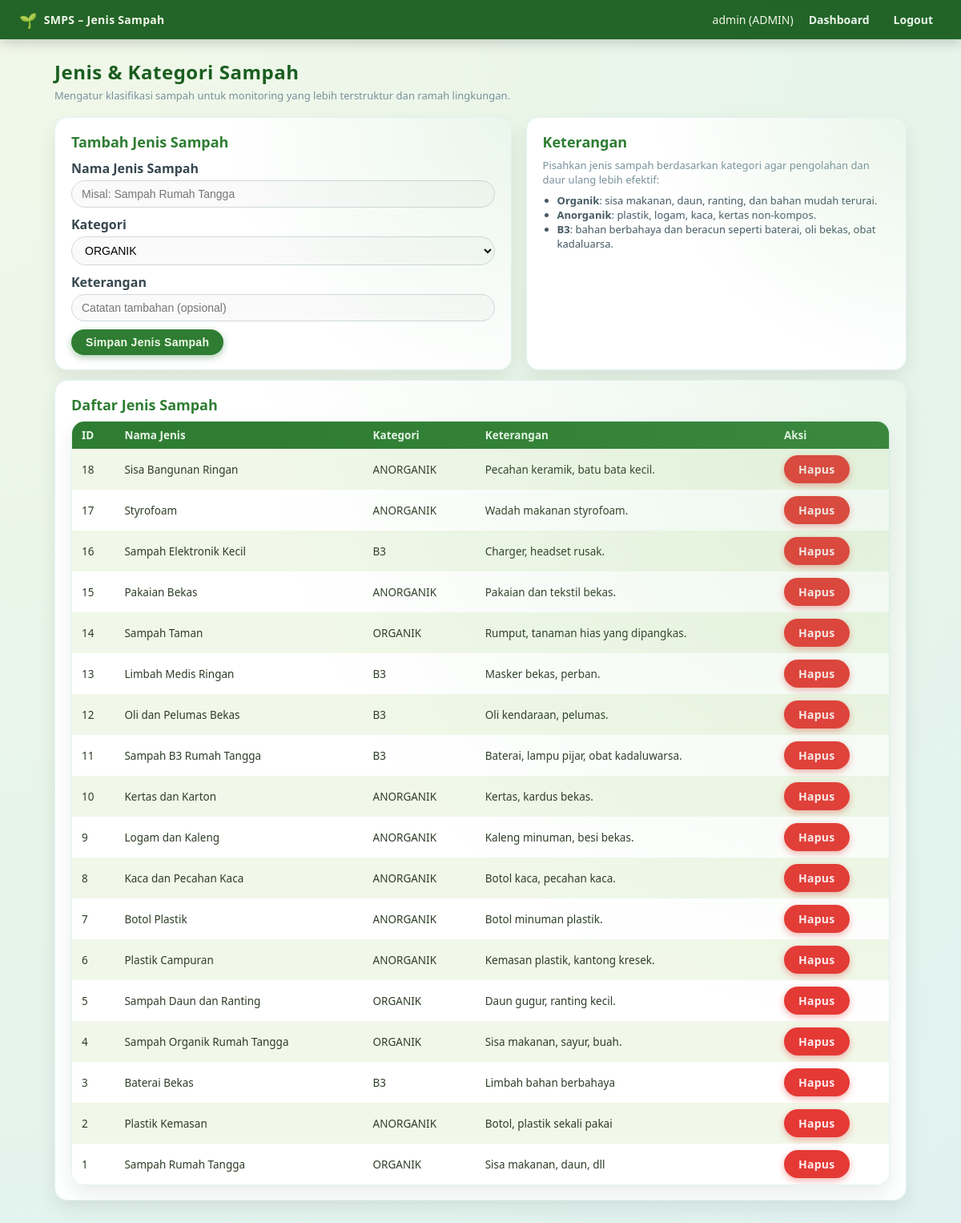
Screenshot of /jenis_sampah.php (signed in) with the database file from the repository.
### tables this page shows
CREATE TABLE `jenis_sampah` (
  `id_jenis` int NOT NULL,
  `nama_jenis` varchar(50) NOT NULL,
  `kategori` enum('ORGANIK','ANORGANIK','B3') NOT NULL,
  `keterangan` varchar(255) DEFAULT NULL
);

### jenis_sampah.php (the view, shortened to what this page needs)
<?php
include 'config.php';
$username = $_SESSION['username'] ?? '';
$role     = $_SESSION['role'] ?? '';
$sql_js    = "SELECT * FROM jenis_sampah ORDER BY id_jenis DESC";
$result_js = mysqli_query($conn, $sql_js);
?>
<!DOCTYPE html>
<html>
<head>
    <link rel="stylesheet" href="style.css">
</head>
<body>
    <div class="top-bar">
        <div class="top-bar-title">
            SMPS – Jenis Sampah
        </div>
        <div class="top-bar-right">
            <span><?php echo $username . " (" . $role . ")"; ?></span>
            <a href="index.php">Dashboard</a>
            <a href="logout.php">Logout</a>
        </div>
    </div>
    <div class="container">
        <div class="page-header">
            <h1>Jenis & Kategori Sampah</h1>
            <p>Mengatur klasifikasi sampah untuk monitoring yang lebih terstruktur dan ramah lingkungan.</p>
        </div>
        <div class="grid-2">
            <div class="card accent">
                <h2>Tambah Jenis Sampah</h2>
                <form method="POST" style="margin-top:10px;">
                    <p>
                        <label>Nama Jenis Sampah</label>
                        <input type="text" name="nama_jenis" required placeholder="Misal: Sampah Rumah Tangga">
                    </p>
                    <p>
                        <label>Kategori</label>
                        <select name="kategori" required>
                            <option value="ORGANIK">ORGANIK</option>
                        </select>
                    </p>
                    <p>
                        <label>Keterangan</label>
                        <input type="text" name="keterangan" placeholder="Catatan tambahan (opsional)">
                    </p>
                    <button type="submit" name="simpan">Simpan Jenis Sampah</button>
                </form>
            </div>
            <div class="card">
                <h2>Keterangan</h2>
                <p class="text-muted" style="margin-top:6px;">
                    Pisahkan jenis sampah berdasarkan kategori agar pengolahan dan daur ulang lebih efektif:
                </p>
                <ul style="margin-top:8px; padding-left:18px; font-size:13px; color:#455a64;">
                    <li><strong>Organik</strong>: sisa makanan, daun, ranting, dan bahan mudah terurai.</li>
                    <li><strong>Anorganik</strong>: plastik, logam, kaca, kertas non-kompos.</li>
                    <li><strong>B3</strong>: bahan berbahaya dan beracun seperti baterai, oli bekas, obat kadaluarsa.</li>
                </ul>
            </div>
        </div>
        <div class="card" style="margin-top:12px;">
            <h2>Daftar Jenis Sampah</h2>
            <div class="table-wrapper" style="margin-top:8px;">
                <table>
                    <tr>
                        <th>ID</th>
                        <th>Nama Jenis</th>
                        <th>Kategori</th>
                        <th>Keterangan</th>
                        <th>Aksi</th>
                    </tr>
                    <?php
                    if ($result_js && mysqli_num_rows($result_js) > 0) {
                        while ($row = mysqli_fetch_assoc($result_js)) {
                            echo "<tr>";
                            echo "<td>".$row['id_jenis']."</td>";
                            echo "<td>".$row['nama_jenis']."</td>";
                            echo "<td>".$row['kategori']."</td>";
                            echo "<td>".$row['keterangan']."</td>";
                            echo "<td>
                                    <a href='jenis_sampah.php?hapus=".$row['id_jenis']."'
                                       class='btn btn-danger'
                                       onclick=\"return confirm('Hapus jenis sampah ini?')\">
                                       Hapus
                                    </a>
                                  </td>";
                            echo "</tr>";
                        }
                    } else {
                        echo "<tr><td colspan='5'>Belum ada data jenis sampah.</td></tr>";
                    }
                    ?>
                </table>
            </div>
        </div>
    </div>
</body>
</html>

### style.css (style rules this page uses)
:root { --bg-main: #e8f5e9; --bg-alt: #f1f8e9; --primary: #2e7d32; --primary-soft: #66bb6a; --primary-dark: #1b5e20; --accent-brown: #6d4c41; --danger: #e53935; --text-main: #2e3d28; --text-muted: #78909c; --card-bg: #ffffff; --shadow-soft: 0 10px 25px rgba(0,0,0,0.08); }
* { box-sizing: border-box; margin: 0; padding: 0; }
body { font-family: system-ui, -apple-system, BlinkMacSystemFont, "Segoe UI", sans-serif; background: radial-gradient(circle at top left, #f1f8e9, #e8f5e9, #e0f2f1); color: var(--text-main); min-height: 100vh; }
.top-bar { position: sticky; top: 0; z-index: 10; background: rgba(27, 94, 32, 0.96); color: #f1f8e9; padding: 10px 24px; font-size: 14px; display: flex; justify-content: space-between; align-items: center; backdrop-filter: blur(6px); box-shadow: 0 4px 15px rgba(0,0,0,0.18); }
.top-bar-title { display: flex; align-items: center; gap: 8px; font-weight: 600; letter-spacing: 0.3px; }
.top-bar-title::before { content: "🌱"; font-size: 18px; }
.top-bar-right { display: flex; align-items: center; gap: 8px; }
.top-bar a { color: #e8f5e9; text-decoration: none; font-weight: 600; padding: 4px 10px; border-radius: 999px; border: 1px solid transparent; transition: background 0.2s, border-color 0.2s; }
.container { max-width: 1100px; margin: 24px auto 40px auto; padding: 0 18px; }
.page-header { margin-bottom: 18px; }
.page-header h1 { font-size: 24px; color: var(--primary-dark); letter-spacing: 0.5px; margin-bottom: 4px; }
.page-header p { font-size: 13px; color: var(--text-muted); }
.grid-2 { display: grid; grid-template-columns: 1.2fr 1fr; gap: 18px; }
.card { background: rgba(255,255,255,0.98); border-radius: 16px; padding: 18px 20px; box-shadow: var(--shadow-soft); border: 1px solid #e0f2f1; position: relative; overflow: hidden; }
.card::before { content: ""; position: absolute; inset: 0; background: radial-gradient(circle at top right, rgba(129, 199, 132, 0.16), transparent 55%); pointer-events: none; }
.card h2 { margin-bottom: 8px; font-size: 18px; color: var(--primary); }
.text-muted { color: var(--text-muted); font-size: 13px; }
form p { margin-bottom: 10px; }
label { font-weight: 600; margin-bottom: 4px; display: inline-block; color: #37474f; }
input[type="text"], input[type="password"], input[type="number"], input[type="date"], input[type="time"], select { width: 100%; padding: 8px 12px; border-radius: 999px; border: 1px solid #cfd8dc; outline: none; font-size: 14px; background: #fafafa; transition: border-color 0.18s, box-shadow 0.18s, background 0.18s, transform 0.05s; }
button, .btn { display: inline-flex; align-items: center; justify-content: center; gap: 6px; padding: 8px 18px; border-radius: 999px; border: none; cursor: pointer; font-size: 14px; text-decoration: none; font-weight: 600; letter-spacing: 0.3px; transition: background 0.18s, box-shadow 0.18s, transform 0.05s; }
button, .btn-primary { background: var(--primary); color: #f1f8e9; box-shadow: 0 3px 8px rgba(46,125,50,0.4); }
.btn-danger { background: var(--danger); color: #ffebee; box-shadow: 0 3px 8px rgba(229,57,53,0.4); }
.table-wrapper { border-radius: 16px; overflow: hidden; box-shadow: var(--shadow-soft); border: 1px solid #e0f2f1; background: #ffffff; }
table { width: 100%; border-collapse: collapse; font-size: 13.5px; }
table th, table td { padding: 8px 12px; text-align: left; }
table th { background: var(--primary); color: #e8f5e9; font-weight: 600; }
table tr:nth-child(even) { background: #f1f8e9; }
table tr:nth-child(odd) { background: #ffffff; }

### rows the page displays
jenis_sampah: id_jenis "18", nama_jenis "Sisa Bangunan Ringan", kategori "ANORGANIK", keterangan "Pecahan keramik, batu bata kecil."
jenis_sampah: id_jenis "17", nama_jenis "Styrofoam", kategori "ANORGANIK", keterangan "Wadah makanan styrofoam."
jenis_sampah: id_jenis "16", nama_jenis "Sampah Elektronik Kecil", kategori "B3", keterangan "Charger, headset rusak."
jenis_sampah: id_jenis "15", nama_jenis "Pakaian Bekas", kategori "ANORGANIK", keterangan "Pakaian dan tekstil bekas."
jenis_sampah: id_jenis "14", nama_jenis "Sampah Taman", kategori "ORGANIK", keterangan "Rumput, tanaman hias yang dipangkas."
jenis_sampah: id_jenis "13", nama_jenis "Limbah Medis Ringan", kategori "B3", keterangan "Masker bekas, perban."
jenis_sampah: id_jenis "12", nama_jenis "Oli dan Pelumas Bekas", kategori "B3", keterangan "Oli kendaraan, pelumas."
jenis_sampah: id_jenis "11", nama_jenis "Sampah B3 Rumah Tangga", kategori "B3", keterangan "Baterai, lampu pijar, obat kadaluwarsa."
jenis_sampah: id_jenis "10", nama_jenis "Kertas dan Karton", kategori "ANORGANIK", keterangan "Kertas, kardus bekas."
jenis_sampah: id_jenis "9", nama_jenis "Logam dan Kaleng", kategori "ANORGANIK", keterangan "Kaleng minuman, besi bekas."
jenis_sampah: id_jenis "8", nama_jenis "Kaca dan Pecahan Kaca", kategori "ANORGANIK", keterangan "Botol kaca, pecahan kaca."
jenis_sampah: id_jenis "7", nama_jenis "Botol Plastik", kategori "ANORGANIK", keterangan "Botol minuman plastik."
jenis_sampah: id_jenis "6", nama_jenis "Plastik Campuran", kategori "ANORGANIK", keterangan "Kemasan plastik, kantong kresek."
jenis_sampah: id_jenis "5", nama_jenis "Sampah Daun dan Ranting", kategori "ORGANIK", keterangan "Daun gugur, ranting kecil."
jenis_sampah: id_jenis "4", nama_jenis "Sampah Organik Rumah Tangga", kategori "ORGANIK", keterangan "Sisa makanan, sayur, buah."
jenis_sampah: id_jenis "3", nama_jenis "Baterai Bekas", kategori "B3", keterangan "Limbah bahan berbahaya"
jenis_sampah: id_jenis "2", nama_jenis "Plastik Kemasan", kategori "ANORGANIK", keterangan "Botol, plastik sekali pakai"
jenis_sampah: id_jenis "1", nama_jenis "Sampah Rumah Tangga", kategori "ORGANIK", keterangan "Sisa makanan, daun, dll"

### other values shown
$username "admin"
$role "ADMIN"
